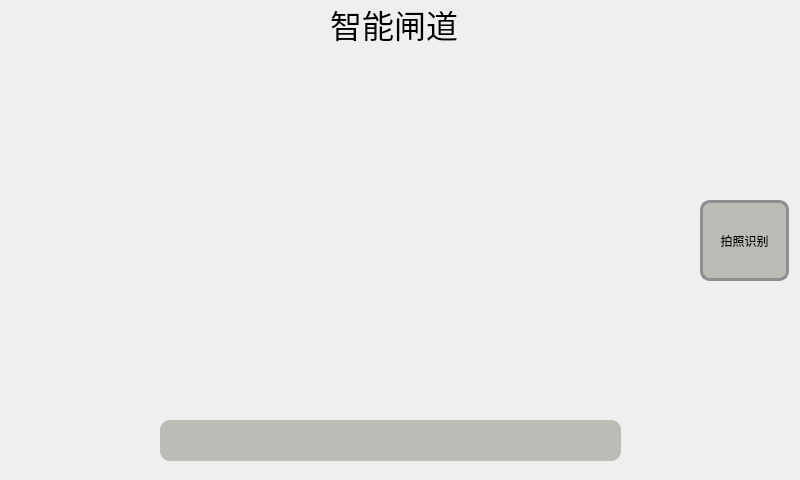
<?xml version="1.0" encoding="UTF-8"?>
<ui version="4.0">
 <class>Widget</class>
 <widget class="QWidget" name="Widget">
  <property name="geometry">
   <rect>
    <x>0</x>
    <y>0</y>
    <width>800</width>
    <height>480</height>
   </rect>
  </property>
  <property name="minimumSize">
   <size>
    <width>800</width>
    <height>480</height>
   </size>
  </property>
  <property name="maximumSize">
   <size>
    <width>800</width>
    <height>480</height>
   </size>
  </property>
  <property name="windowTitle">
   <string>Widget</string>
  </property>
  <widget class="QCameraViewfinder" name="cameraFrame" native="true">
   <property name="geometry">
    <rect>
     <x>20</x>
     <y>60</y>
     <width>341</width>
     <height>341</height>
    </rect>
   </property>
  </widget>
  <widget class="QLabel" name="titlieLabel">
   <property name="geometry">
    <rect>
     <x>330</x>
     <y>0</y>
     <width>128</width>
     <height>48</height>
    </rect>
   </property>
   <property name="font">
    <font>
     <pointsize>24</pointsize>
    </font>
   </property>
   <property name="text">
    <string>智能闸道</string>
   </property>
   <property name="alignment">
    <set>Qt::AlignCenter</set>
   </property>
  </widget>
  <widget class="QLabel" name="picturLabel">
   <property name="geometry">
    <rect>
     <x>390</x>
     <y>60</y>
     <width>300</width>
     <height>350</height>
    </rect>
   </property>
   <property name="minimumSize">
    <size>
     <width>300</width>
     <height>350</height>
    </size>
   </property>
   <property name="maximumSize">
    <size>
     <width>300</width>
     <height>350</height>
    </size>
   </property>
   <property name="styleSheet">
    <string notr="true"/>
   </property>
   <property name="lineWidth">
    <number>3</number>
   </property>
   <property name="text">
    <string/>
   </property>
   <property name="margin">
    <number>0</number>
   </property>
  </widget>
  <widget class="QLineEdit" name="retultLineEdit">
   <property name="geometry">
    <rect>
     <x>160</x>
     <y>420</y>
     <width>461</width>
     <height>41</height>
    </rect>
   </property>
   <property name="styleSheet">
    <string notr="true">border-radius: 10px;
background-color: rgb(186, 189, 182);</string>
   </property>
  </widget>
  <widget class="QPushButton" name="identifyButton">
   <property name="geometry">
    <rect>
     <x>700</x>
     <y>200</y>
     <width>89</width>
     <height>81</height>
    </rect>
   </property>
   <property name="styleSheet">
    <string notr="true">border-radius: 10px;
background-color: rgb(186, 189, 182);
border: 3px solid #8f8f91;</string>
   </property>
   <property name="text">
    <string>拍照识别</string>
   </property>
  </widget>
 </widget>
 <layoutdefault spacing="6" margin="11"/>
 <customwidgets>
  <customwidget>
   <class>QCameraViewfinder</class>
   <extends>QWidget</extends>
   <header location="global">qcameraviewfinder.h</header>
   <container>1</container>
  </customwidget>
 </customwidgets>
 <resources/>
 <connections/>
</ui>
